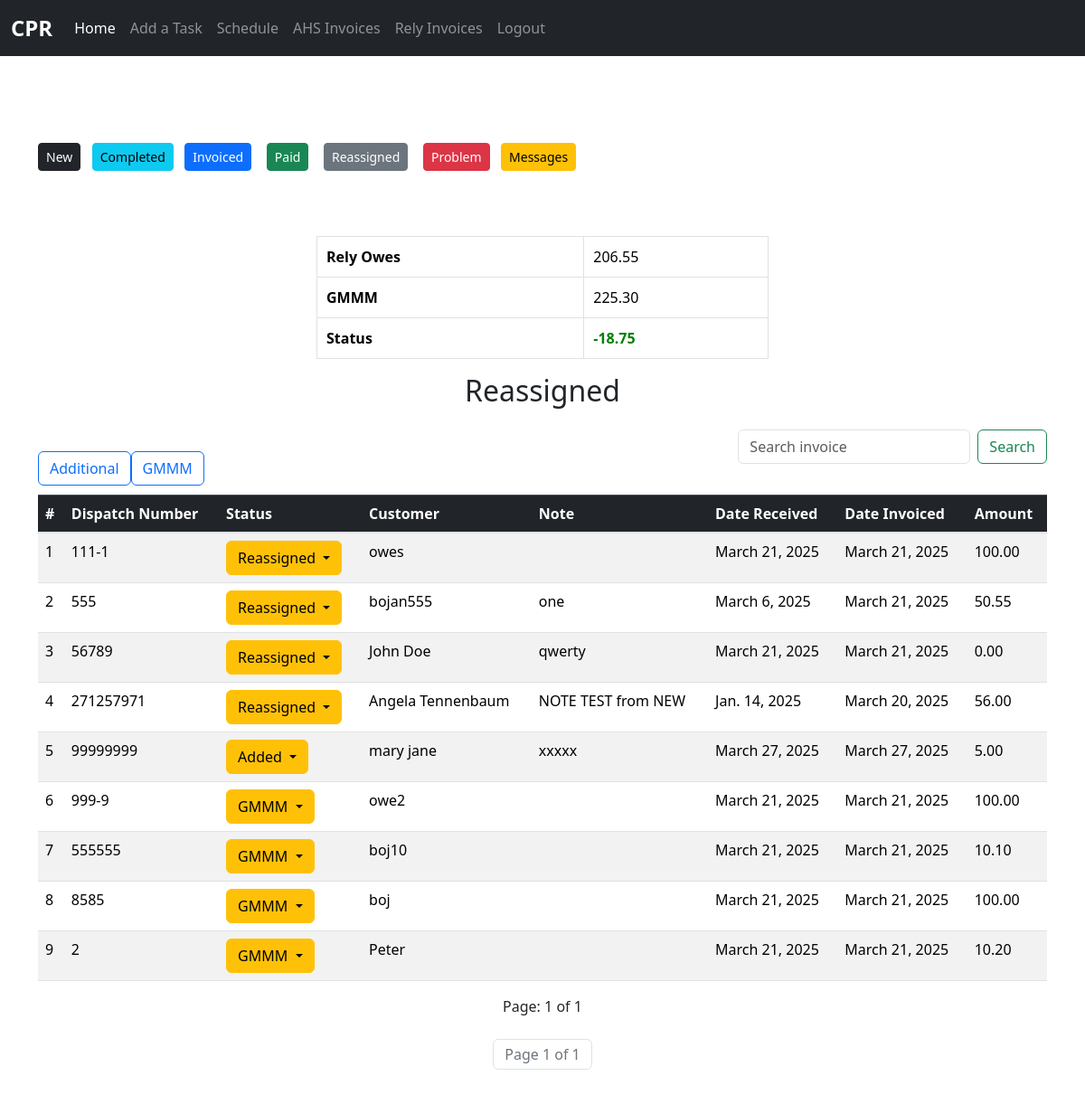
The app's page /rely/rely_invoice_reassign (signed in) with its own data.
### rely_invoice/models.py (models this page shows, shortened)
class RelyReassigned(models.Model):
    dispatch_number = models.CharField(max_length=50, blank=True, null=True)
    status = models.ForeignKey(Status, null=True, blank=True, on_delete=models.SET_NULL)
    customer = models.CharField(max_length=50, blank=True, null=True)
    date_received = models.DateField(default=timezone.now)  # Date the invoice was received
    date_invoiced = models.DateField(default=timezone.now)  # Date the invoice was invoiced
    note = models.TextField(blank=False, null=False)
    amount = models.DecimalField(max_digits=20, decimal_places=2, blank=True, null=True)
    date_paid = models.DateField(default=timezone.now)
    class Meta:
        verbose_name_plural = "Rely Reassigned"
    @classmethod
    def get_total_amount(cls):
        total = cls.objects.aggregate(total_amount=Sum('amount'))['total_amount']
        return total if total is not None else 0

class Status(models.Model):
	name = models.CharField(max_length=50, blank=True, null=False)

class RelyGMMM(models.Model):
    dispatch_number = models.CharField(max_length=50, blank=True, null=True)
    status = models.ForeignKey(Status, null=True, blank=True, on_delete=models.SET_NULL)
    customer = models.CharField(max_length=50, blank=True, null=True)
    date_received = models.DateField(default=timezone.now)  # Date the invoice was received
    date_invoiced = models.DateField(default=timezone.now)  # Date the invoice was invoiced
    note = models.TextField(blank=False, null=False)
    amount = models.DecimalField(max_digits=20, decimal_places=2, blank=True, null=True)
    date_paid = models.DateField(default=timezone.now)
    class Meta:
        verbose_name_plural = "Rely GMMM"
    @classmethod
    def get_total_amount(cls):
        total = cls.objects.aggregate(total_amount=Sum('amount'))['total_amount']
        return total if total is not None else 0

### rely_invoice/views.py (the view, shortened to what this page needs)
# urls.py: path('rely_invoice_reassign', views.rely_invoice_reassign, name="rely_invoice_reassign"),
@login_required(login_url='login')
def rely_invoice_reassign(request):
    all_invoice = RelyReassigned.objects.all().order_by('-id')
    all_gmmm_invoice = RelyGMMM.objects.all().order_by('-id')
    total = list(all_invoice) + list(all_gmmm_invoice)
    all_statuses = Status.objects.all()
    total_amount = RelyReassigned.get_total_amount()
    total_gmmm_amount = RelyGMMM.get_total_amount()
    diff = total_amount - total_gmmm_amount
    check_str = str(diff)
    negative = "-" in check_str
    search_results = None
    paginate = Paginator(total, 20)
    page = request.GET.get('page')
    invoices = paginate.get_page(page)
    context = {
        "all_invoice": all_invoice,
        "total": total,
        "all_statuses": all_statuses,
        'search_results': search_results,
        "total_amount": total_amount,
        "total_gmmm_amount": total_gmmm_amount,
        "diff": diff,
        "negative": negative,
        "invoices":invoices
    }
    return render(request, 'rely_reassign.html', context)

### rely_invoice/templates/rely_reassign.html (shortened to what this page needs)
{% extends 'base.html' %}
{% block content %}
	<div class="container mt-5">
		{% include 'rely_nav.html' %}</br></br>
        <div class="container mt-4">
            <center>
                <table class="table table-bordered" style="width: 500px;">
                    <tbody>
                        <tr>
                            <td style="padding: 10px;"><strong>Rely Owes</strong></td>
                            <td style="padding: 10px;">{{ total_amount | floatformat:2 }}</td>
                        </tr>
                        <tr>
                            <td style="padding: 10px;"><strong>GMMM</strong></td>
                            <td style="padding: 10px;">{{ total_gmmm_amount | floatformat:2 }}</td>
                        </tr>
                        <tr>
                            <td style="padding: 10px;"><strong>Status</strong></td>
                            {% if negative %}
                            <td style="padding: 10px;"><b style="color: green;">{{ diff | floatformat:2 }}</b></td>
                            {% else %}
                            <td style="padding: 10px;"><b style="color: red;">{{ diff | floatformat:2 }}</b></td>
                            {% endif %}
                        </tr>
                    </tbody>
                </table>
            </center>
        </div>
		<h2 style="text-align: center;" class="mb-4">Reassigned</h2>
	    	<div class="table-responsive">
	    		<form style="float:right;" method="POST" class="form-inline my-2 my-lg-0">
				    <input name="inv_data" class="form-control mr-sm-2" type="search" placeholder="Search invoice" aria-label="Search">
				    <button class="btn btn-outline-success my-2 my-sm-0" type="submit">Search</button>
				</form>
				<br>
                <a style="float:left;" href="{% url 'make_reassigned_invoice' %}" class="btn btn-outline-primary">Additional</a>&nbsp;&nbsp;
                <a style="float:left;" href="{% url 'make_gmmm_invoice' %}" class="btn btn-outline-primary">GMMM</a>
                <br><br>
                <table class="table table-striped">
                    <thead class="table-dark">
                        <tr>
                            <th>#</th>
                            <th>Dispatch Number</th>
                            <th>Status</th>
                            <th>Customer</th>
                            <th>Note</th>
                            <th>Date Received</th>
                            <th>Date Invoiced</th>
                            <th>Amount</th>
                        </tr>
                    </thead>
                    <tbody>
                        {% if search_results is None %}
                            {% for invoice in invoices %}
                            <tr>
                                <td>{{ forloop.counter }}</td>
                                <td>{{ invoice.dispatch_number }}</td>
                                <td>
                				    <div class="dropdown">
                				        <button class="btn btn-warning dropdown-toggle" data-bs-toggle="dropdown">
                				            {{ invoice.status.name }}
                				        </button>
                				    </div>
                				</td>
                                <td>{{ invoice.customer }}</td>
                                <td>{{ invoice.note }}</td>
                                <td>{{ invoice.date_received }}</td>
                                <td>{{ invoice.date_invoiced }}</td>
                                <td>{{ invoice.amount }}</td>
                            </tr>
                            {% empty %}
                            <tr>
                                <td colspan="6" class="text-center">No invoices available.</td>
                            </tr>
                            {% endfor %}
                        {% endif %}
                    </tbody>
                </table>
                <p style="text-align:center;">Page: {{ invoices.number}} of {{ invoices.paginator.num_pages}}</p>
                <div class="container mt-4">
                    <nav aria-label="Page navigation">
                        <ul class="pagination justify-content-center">
                            <li class="page-item disabled">
                                <span class="page-link">Page {{ invoices.number }} of {{ invoices.paginator.num_pages }}</span>
                            </li>
                        </ul>
                    </nav>
                </div>
	    	</div>
	</div>
{% endblock %}

### records on screen
RelyReassigned: dispatch_number "111-1", status.name "Reassigned", customer "owes", date_received "March 21, 2025", date_invoiced "March 21, 2025", amount "100.00"
RelyReassigned: dispatch_number "555", status.name "Reassigned", customer "bojan555", note "one", date_received "March 6, 2025", date_invoiced "March 21, 2025", amount "50.55"
RelyReassigned: dispatch_number "56789", status.name "Reassigned", customer "John Doe", note "qwerty", date_received "March 21, 2025", date_invoiced "March 21, 2025", amount "0.00"
RelyReassigned: dispatch_number "271257971", status.name "Reassigned", customer "Angela Tennenbaum", note "NOTE TEST from NEW", date_received "Jan. 14, 2025", date_invoiced "March 20, 2025", amount "56.00"
RelyGMMM: dispatch_number "99999999", status.name "Added", customer "mary jane", note "xxxxx", date_received "March 27, 2025", date_invoiced "March 27, 2025", amount "5.00"
RelyGMMM: dispatch_number "999-9", status.name "GMMM", customer "owe2", date_received "March 21, 2025", date_invoiced "March 21, 2025", amount "100.00"
RelyGMMM: dispatch_number "555555", status.name "GMMM", customer "boj10", date_received "March 21, 2025", date_invoiced "March 21, 2025", amount "10.10"
RelyGMMM: dispatch_number "8585", status.name "GMMM", customer "boj", date_received "March 21, 2025", date_invoiced "March 21, 2025", amount "100.00"
RelyGMMM: dispatch_number "2", status.name "GMMM", customer "Peter", date_received "March 21, 2025", date_invoiced "March 21, 2025", amount "10.20"

### other values on screen
{{ total_amount | floatformat:2 }} "206.55"
{{ total_gmmm_amount | floatformat:2 }} "225.30"
{{ diff | floatformat:2 }} "-18.75"
{{ invoices.number }} "1"
{{ invoices.paginator.num_pages }} "1"
